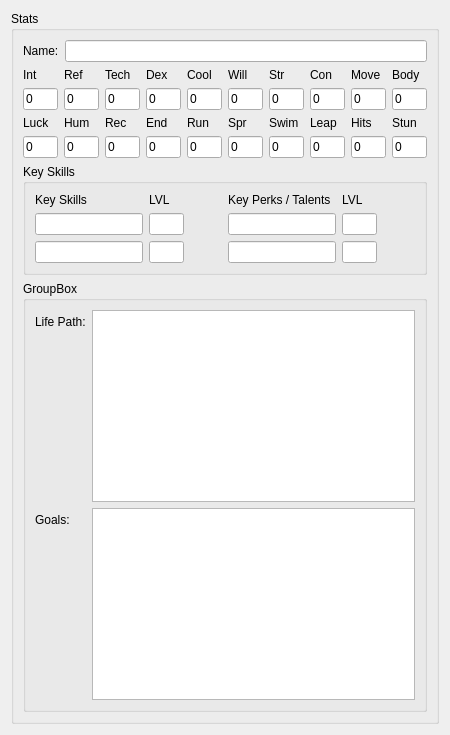
      <widget class="QWidget" name="tab_4">
       <attribute name="title">
        <string>Left Hand</string>
       </attribute>
       <layout class="QHBoxLayout" name="horizontalLayout_9">
        <item>
         <widget class="QGroupBox" name="groupBox_8">
          <property name="title">
           <string>Stats</string>
          </property>
          <layout class="QVBoxLayout" name="verticalLayout_5">
           <item>
            <layout class="QFormLayout" name="formLayout_15">
             <item row="0" column="0">
              <widget class="QLabel" name="label_86">
               <property name="text">
                <string>Name:</string>
               </property>
              </widget>
             </item>
             <item row="0" column="1">
              <widget class="QLineEdit" name="lineEditLHName"/>
             </item>
            </layout>
           </item>
           <item>
            <layout class="QGridLayout" name="gridLayout_4">
             <item row="2" column="4">
              <widget class="QLabel" name="label_63">
               <property name="text">
                <string>Run</string>
               </property>
              </widget>
             </item>
             <item row="2" column="9">
              <widget class="QLabel" name="label_64">
               <property name="text">
                <string>Stun</string>
               </property>
              </widget>
             </item>
             <item row="3" column="6">
              <widget class="QLineEdit" name="lineROLHSwim">
               <property name="minimumSize">
                <size>
                 <width>35</width>
                 <height>22</height>
                </size>
               </property>
               <property name="maximumSize">
                <size>
                 <width>35</width>
                 <height>22</height>
                </size>
               </property>
               <property name="inputMethodHints">
                <set>Qt::ImhNone</set>
               </property>
               <property name="text">
                <string>0</string>
               </property>
               <property name="maxLength">
                <number>3</number>
               </property>
               <property name="readOnly">
                <bool>true</bool>
               </property>
              </widget>
             </item>
             <item row="2" column="2">
              <widget class="QLabel" name="label_65">
               <property name="text">
                <string>Rec</string>
               </property>
              </widget>
             </item>
             <item row="1" column="2">
              <widget class="QLineEdit" name="lineEditLHTech">
               <property name="minimumSize">
                <size>
                 <width>35</width>
                 <height>22</height>
                </size>
               </property>
               <property name="maximumSize">
                <size>
                 <width>35</width>
                 <height>22</height>
                </size>
               </property>
               <property name="inputMethodHints">
                <set>Qt::ImhNone</set>
               </property>
               <property name="text">
                <string>0</string>
               </property>
               <property name="maxLength">
                <number>3</number>
               </property>
              </widget>
             </item>
             <item row="3" column="3">
              <widget class="QLineEdit" name="lineROLHEnd">
               <property name="minimumSize">
                <size>
                 <width>35</width>
                 <height>22</height>
                </size>
               </property>
               <property name="maximumSize">
                <size>
                 <width>35</width>
                 <height>22</height>
                </size>
               </property>
               <property name="inputMethodHints">
                <set>Qt::ImhNone</set>
               </property>
               <property name="text">
                <string>0</string>
               </property>
               <property name="maxLength">
                <number>3</number>
               </property>
               <property name="readOnly">
                <bool>true</bool>
               </property>
              </widget>
             </item>
             <item row="3" column="9">
              <widget class="QLineEdit" name="lineROLHStun">
               <property name="minimumSize">
                <size>
                 <width>35</width>
                 <height>22</height>
                </size>
               </property>
               <property name="maximumSize">
                <size>
                 <width>35</width>
                 <height>22</height>
                </size>
               </property>
               <property name="inputMethodHints">
                <set>Qt::ImhNone</set>
               </property>
               <property name="text">
                <string>0</string>
               </property>
               <property name="maxLength">
                <number>3</number>
               </property>
               <property name="readOnly">
                <bool>true</bool>
               </property>
              </widget>
             </item>
             <item row="1" column="0">
              <widget class="QLineEdit" name="lineEditLHInt">
               <property name="minimumSize">
                <size>
                 <width>35</width>
                 <height>22</height>
                </size>
               </property>
               <property name="maximumSize">
                <size>
                 <width>35</width>
                 <height>22</height>
                </size>
               </property>
               <property name="inputMethodHints">
                <set>Qt::ImhNone</set>
               </property>
               <property name="text">
                <string>0</string>
               </property>
               <property name="maxLength">
                <number>3</number>
               </property>
              </widget>
             </item>
             <item row="0" column="3">
              <widget class="QLabel" name="label_66">
               <property name="text">
                <string>Dex</string>
               </property>
              </widget>
             </item>
             <item row="2" column="3">
              <widget class="QLabel" name="label_67">
               <property name="text">
                <string>End</string>
               </property>
              </widget>
             </item>
             <item row="3" column="1">
              <widget class="QLineEdit" name="lineROLHHum">
               <property name="minimumSize">
                <size>
                 <width>35</width>
                 <height>22</height>
                </size>
               </property>
               <property name="maximumSize">
                <size>
                 <width>35</width>
                 <height>22</height>
                </size>
               </property>
               <property name="inputMethodHints">
                <set>Qt::ImhNone</set>
               </property>
               <property name="text">
                <string>0</string>
               </property>
               <property name="maxLength">
                <number>3</number>
               </property>
               <property name="readOnly">
                <bool>true</bool>
               </property>
              </widget>
             </item>
             <item row="3" column="2">
              <widget class="QLineEdit" name="lineROLHRec">
               <property name="minimumSize">
                <size>
                 <width>35</width>
                 <height>22</height>
                </size>
               </property>
               <property name="maximumSize">
                <size>
                 <width>35</width>
                 <height>22</height>
                </size>
               </property>
               <property name="inputMethodHints">
                <set>Qt::ImhNone</set>
               </property>
               <property name="text">
                <string>0</string>
               </property>
               <property name="maxLength">
                <number>3</number>
               </property>
               <property name="readOnly">
                <bool>true</bool>
               </property>
              </widget>
             </item>
             <item row="0" column="4">
              <widget class="QLabel" name="label_68">
               <property name="text">
                <string>Cool</string>
               </property>
              </widget>
             </item>
             <item row="1" column="4">
              <widget class="QLineEdit" name="lineEditLHCool">
               <property name="minimumSize">
                <size>
                 <width>35</width>
                 <height>22</height>
                </size>
               </property>
               <property name="maximumSize">
                <size>
                 <width>35</width>
                 <height>22</height>
                </size>
               </property>
               <property name="inputMethodHints">
                <set>Qt::ImhNone</set>
               </property>
               <property name="text">
                <string>0</string>
               </property>
               <property name="maxLength">
                <number>3</number>
               </property>
              </widget>
             </item>
             <item row="2" column="6">
              <widget class="QLabel" name="label_69">
               <property name="text">
                <string>Swim</string>
               </property>
              </widget>
             </item>
             <item row="3" column="8">
              <widget class="QLineEdit" name="lineROLHHits">
               <property name="minimumSize">
                <size>
                 <width>35</width>
                 <height>22</height>
                </size>
               </property>
               <property name="maximumSize">
                <size>
                 <width>35</width>
                 <height>22</height>
                </size>
               </property>
               <property name="inputMethodHints">
                <set>Qt::ImhNone</set>
               </property>
               <property name="text">
                <string>0</string>
               </property>
               <property name="maxLength">
                <number>3</number>
               </property>
               <property name="readOnly">
                <bool>true</bool>
               </property>
              </widget>
             </item>
             <item row="1" column="5">
              <widget class="QLineEdit" name="lineEditLHWill">
               <property name="minimumSize">
                <size>
                 <width>35</width>
                 <height>22</height>
                </size>
               </property>
               <property name="maximumSize">
                <size>
                 <width>35</width>
                 <height>22</height>
                </size>
               </property>
               <property name="inputMethodHints">
                <set>Qt::ImhNone</set>
               </property>
               <property name="text">
                <string>0</string>
               </property>
               <property name="maxLength">
                <number>3</number>
               </property>
              </widget>
             </item>
             <item row="1" column="8">
              <widget class="QLineEdit" name="lineEditLHMove">
               <property name="minimumSize">
                <size>
                 <width>35</width>
                 <height>22</height>
                </size>
               </property>
               <property name="maximumSize">
                <size>
                 <width>35</width>
                 <height>22</height>
                </size>
               </property>
               <property name="inputMethodHints">
                <set>Qt::ImhNone</set>
               </property>
               <property name="text">
                <string>0</string>
               </property>
               <property name="maxLength">
                <number>3</number>
               </property>
              </widget>
             </item>
             <item row="1" column="1">
              <widget class="QLineEdit" name="lineEditLHRef">
               <property name="minimumSize">
                <size>
                 <width>35</width>
                 <height>22</height>
                </size>
               </property>
               <property name="maximumSize">
                <size>
                 <width>35</width>
                 <height>22</height>
                </size>
               </property>
               <property name="inputMethodHints">
                <set>Qt::ImhNone</set>
               </property>
               <property name="text">
                <string>0</string>
               </property>
               <property name="maxLength">
                <number>3</number>
               </property>
              </widget>
             </item>
             <item row="0" column="1">
              <widget class="QLabel" name="label_70">
               <property name="text">
                <string>Ref</string>
               </property>
              </widget>
             </item>
             <item row="2" column="1">
              <widget class="QLabel" name="label_71">
               <property name="text">
                <string>Hum</string>
               </property>
              </widget>
             </item>
             <item row="0" column="5">
              <widget class="QLabel" name="label_72">
               <property name="text">
                <string>Will</string>
               </property>
              </widget>
             </item>
             <item row="0" column="2">
              <widget class="QLabel" name="label_73">
               <property name="text">
                <string>Tech</string>
               </property>
              </widget>
             </item>
             <item row="1" column="7">
              <widget class="QLineEdit" name="lineEditLHCon">
               <property name="minimumSize">
                <size>
                 <width>35</width>
                 <height>22</height>
                </size>
               </property>
               <property name="maximumSize">
                <size>
                 <width>35</width>
                 <height>22</height>
                </size>
               </property>
               <property name="inputMethodHints">
                <set>Qt::ImhNone</set>
               </property>
               <property name="text">
                <string>0</string>
               </property>
               <property name="maxLength">
                <number>3</number>
               </property>
              </widget>
             </item>
             <item row="0" column="7">
              <widget class="QLabel" name="label_74">
               <property name="text">
                <string>Con</string>
               </property>
              </widget>
             </item>
             <item row="1" column="9">
              <widget class="QLineEdit" name="lineEditLHBody">
               <property name="minimumSize">
                <size>
                 <width>35</width>
                 <height>22</height>
                </size>
               </property>
               <property name="maximumSize">
                <size>
                 <width>35</width>
                 <height>22</height>
                </size>
               </property>
               <property name="inputMethodHints">
                <set>Qt::ImhNone</set>
               </property>
               <property name="text">
                <string>0</string>
               </property>
               <property name="maxLength">
                <number>3</number>
               </property>
              </widget>
             </item>
             <item row="2" column="0">
              <widget class="QLabel" name="label_75">
               <property name="text">
                <string>Luck</string>
               </property>
              </widget>
             </item>
             <item row="1" column="6">
              <widget class="QLineEdit" name="lineEditLHStr">
               <property name="minimumSize">
                <size>
                 <width>35</width>
                 <height>22</height>
                </size>
               </property>
               <property name="maximumSize">
                <size>
                 <width>35</width>
                 <height>22</height>
                </size>
               </property>
               <property name="inputMethodHints">
                <set>Qt::ImhNone</set>
               </property>
               <property name="text">
                <string>0</string>
               </property>
               <property name="maxLength">
                <number>3</number>
               </property>
              </widget>
             </item>
             <item row="0" column="8">
              <widget class="QLabel" name="label_76">
               <property name="text">
                <string>Move</string>
               </property>
              </widget>
             </item>
             <item row="0" column="6">
              <widget class="QLabel" name="label_77">
               <property name="text">
                <string>Str</string>
               </property>
              </widget>
             </item>
             <item row="3" column="5">
              <widget class="QLineEdit" name="lineROLHSpr">
               <property name="minimumSize">
                <size>
                 <width>35</width>
                 <height>22</height>
                </size>
               </property>
               <property name="maximumSize">
                <size>
                 <width>35</width>
                 <height>22</height>
                </size>
               </property>
               <property name="inputMethodHints">
                <set>Qt::ImhNone</set>
               </property>
               <property name="text">
                <string>0</string>
               </property>
               <property name="maxLength">
                <number>3</number>
               </property>
               <property name="readOnly">
                <bool>true</bool>
               </property>
              </widget>
             </item>
             <item row="0" column="9">
              <widget class="QLabel" name="label_78">
               <property name="text">
                <string>Body</string>
               </property>
              </widget>
             </item>
             <item row="3" column="0">
              <widget class="QLineEdit" name="lineROLHLuck">
               <property name="minimumSize">
                <size>
                 <width>35</width>
                 <height>22</height>
                </size>
               </property>
               <property name="maximumSize">
                <size>
                 <width>35</width>
                 <height>22</height>
                </size>
               </property>
               <property name="inputMethodHints">
                <set>Qt::ImhNone</set>
               </property>
               <property name="text">
                <string>0</string>
               </property>
               <property name="maxLength">
                <number>3</number>
               </property>
               <property name="readOnly">
                <bool>true</bool>
               </property>
              </widget>
             </item>
             <item row="2" column="5">
              <widget class="QLabel" name="label_79">
               <property name="text">
                <string>Spr</string>
               </property>
              </widget>
             </item>
             <item row="0" column="0">
              <widget class="QLabel" name="label_80">
               <property name="text">
                <string>Int</string>
               </property>
              </widget>
             </item>
             <item row="3" column="7">
              <widget class="QLineEdit" name="lineROLHLeap">
               <property name="minimumSize">
                <size>
                 <width>35</width>
                 <height>22</height>
                </size>
               </property>
               <property name="maximumSize">
                <size>
                 <width>35</width>
                 <height>22</height>
                </size>
               </property>
               <property name="inputMethodHints">
                <set>Qt::ImhNone</set>
               </property>
               <property name="text">
                <string>0</string>
               </property>
               <property name="maxLength">
                <number>3</number>
               </property>
               <property name="readOnly">
                <bool>true</bool>
               </property>
              </widget>
             </item>
             <item row="1" column="3">
              <widget class="QLineEdit" name="lineEditLHDex">
               <property name="minimumSize">
                <size>
                 <width>35</width>
                 <height>22</height>
                </size>
               </property>
               <property name="maximumSize">
                <size>
                 <width>35</width>
                 <height>22</height>
                </size>
               </property>
               <property name="inputMethodHints">
                <set>Qt::ImhNone</set>
               </property>
               <property name="text">
                <string>0</string>
               </property>
               <property name="maxLength">
                <number>3</number>
               </property>
              </widget>
             </item>
             <item row="2" column="7">
              <widget class="QLabel" name="label_81">
               <property name="text">
                <string>Leap</string>
               </property>
              </widget>
             </item>
             <item row="3" column="4">
              <widget class="QLineEdit" name="lineROLHRun">
               <property name="minimumSize">
                <size>
                 <width>35</width>
                 <height>22</height>
                </size>
               </property>
               <property name="maximumSize">
                <size>
                 <width>35</width>
                 <height>22</height>
                </size>
               </property>
               <property name="inputMethodHints">
                <set>Qt::ImhNone</set>
               </property>
               <property name="text">
                <string>0</string>
               </property>
               <property name="maxLength">
                <number>3</number>
               </property>
               <property name="readOnly">
                <bool>true</bool>
               </property>
              </widget>
             </item>
             <item row="2" column="8">
              <widget class="QLabel" name="label_82">
               <property name="text">
                <string>Hits</string>
               </property>
              </widget>
             </item>
            </layout>
           </item>
           <item>
            <widget class="QGroupBox" name="groupBox_9">
             <property name="title">
              <string>Key Skills</string>
             </property>
             <layout class="QHBoxLayout" name="horizontalLayout_8">
              <item>
               <layout class="QFormLayout" name="formLayout_7">
                <property name="fieldGrowthPolicy">
                 <enum>QFormLayout::ExpandingFieldsGrow</enum>
                </property>
                <item row="0" column="0">
                 <widget class="QLabel" name="label_15">
                  <property name="text">
                   <string>Key Skills</string>
                  </property>
                 </widget>
                </item>
                <item row="0" column="1">
                 <widget class="QLabel" name="label_16">
                  <property name="text">
                   <string>LVL</string>
                  </property>
                 </widget>
                </item>
                <item row="1" column="0">
                 <widget class="QLineEdit" name="lineEditLHKSOne"/>
                </item>
                <item row="1" column="1">
                 <widget class="QLineEdit" name="lineEditLHKSOneLVL">
                  <property name="minimumSize">
                   <size>
                    <width>35</width>
                    <height>22</height>
                   </size>
                  </property>
                  <property name="maximumSize">
                   <size>
                    <width>35</width>
                    <height>22</height>
                   </size>
                  </property>
                  <property name="inputMethodHints">
                   <set>Qt::ImhNone</set>
                  </property>
                  <property name="maxLength">
                   <number>3</number>
                  </property>
                 </widget>
                </item>
                <item row="2" column="0">
                 <widget class="QLineEdit" name="lineEditLHKSTwo"/>
                </item>
                <item row="2" column="1">
                 <widget class="QLineEdit" name="lineEditLHKSTwoLVL">
                  <property name="minimumSize">
                   <size>
                    <width>35</width>
                    <height>22</height>
                   </size>
                  </property>
                  <property name="maximumSize">
                   <size>
                    <width>35</width>
                    <height>22</height>
                   </size>
                  </property>
                  <property name="inputMethodHints">
                   <set>Qt::ImhNone</set>
                  </property>
                  <property name="maxLength">
                   <number>3</number>
                  </property>
                 </widget>
                </item>
               </layout>
              </item>
              <item>
               <layout class="QFormLayout" name="formLayout_8">
                <item row="0" column="0">
                 <widget class="QLabel" name="label_17">
                  <property name="text">
                   <string>Key Perks / Talents</string>
                  </property>
                 </widget>
                </item>
                <item row="0" column="1">
                 <widget class="QLabel" name="label_18">
                  <property name="text">
                   <string>LVL</string>
                  </property>
                 </widget>
                </item>
                <item row="3" column="0">
                 <widget class="QLineEdit" name="lineEditLHKPTwo"/>
                </item>
                <item row="3" column="1">
                 <widget class="QLineEdit" name="lineEditLHKPTwoLVL">
                  <property name="minimumSize">
                   <size>
                    <width>35</width>
                    <height>22</height>
                   </size>
                  </property>
                  <property name="maximumSize">
                   <size>
                    <width>35</width>
                    <height>22</height>
                   </size>
                  </property>
                  <property name="inputMethodHints">
                   <set>Qt::ImhNone</set>
                  </property>
                  <property name="maxLength">
                   <number>3</number>
                  </property>
                 </widget>
                </item>
                <item row="2" column="0">
                 <widget class="QLineEdit" name="lineEditLHKPOne"/>
                </item>
                <item row="2" column="1">
                 <widget class="QLineEdit" name="lineEditLHKPOneLVL">
                  <property name="minimumSize">
                   <size>
                    <width>35</width>
                    <height>22</height>
                   </size>
                  </property>
                  <property name="maximumSize">
                   <size>
                    <width>35</width>
                    <height>22</height>
                   </size>
                  </property>
                  <property name="inputMethodHints">
                   <set>Qt::ImhNone</set>
                  </property>
                  <property name="maxLength">
                   <number>3</number>
                  </property>
                 </widget>
                </item>
               </layout>
              </item>
             </layout>
            </widget>
           </item>
           <item>
            <widget class="QGroupBox" name="groupBox_10">
             <property name="title">
              <string>GroupBox</string>
             </property>
             <layout class="QFormLayout" name="formLayout_9">
              <property name="fieldGrowthPolicy">
               <enum>QFormLayout::ExpandingFieldsGrow</enum>
              </property>
              <item row="0" column="0">
               <widget class="QLabel" name="label_19">
                <property name="text">
                 <string>Life Path:</string>
                </property>
               </widget>
              </item>
              <item row="1" column="0">
               <widget class="QLabel" name="label_20">
                <property name="text">
                 <string>Goals:</string>
                </property>
               </widget>
              </item>
              <item row="1" column="1">
               <widget class="QPlainTextEdit" name="plainTextEditLHGoals"/>
              </item>
              <item row="0" column="1">
               <widget class="QPlainTextEdit" name="plainTextEditLHLP"/>
              </item>
             </layout>
            </widget>
           </item>
          </layout>
         </widget>
        </item>
       </layout>
      </widget>
